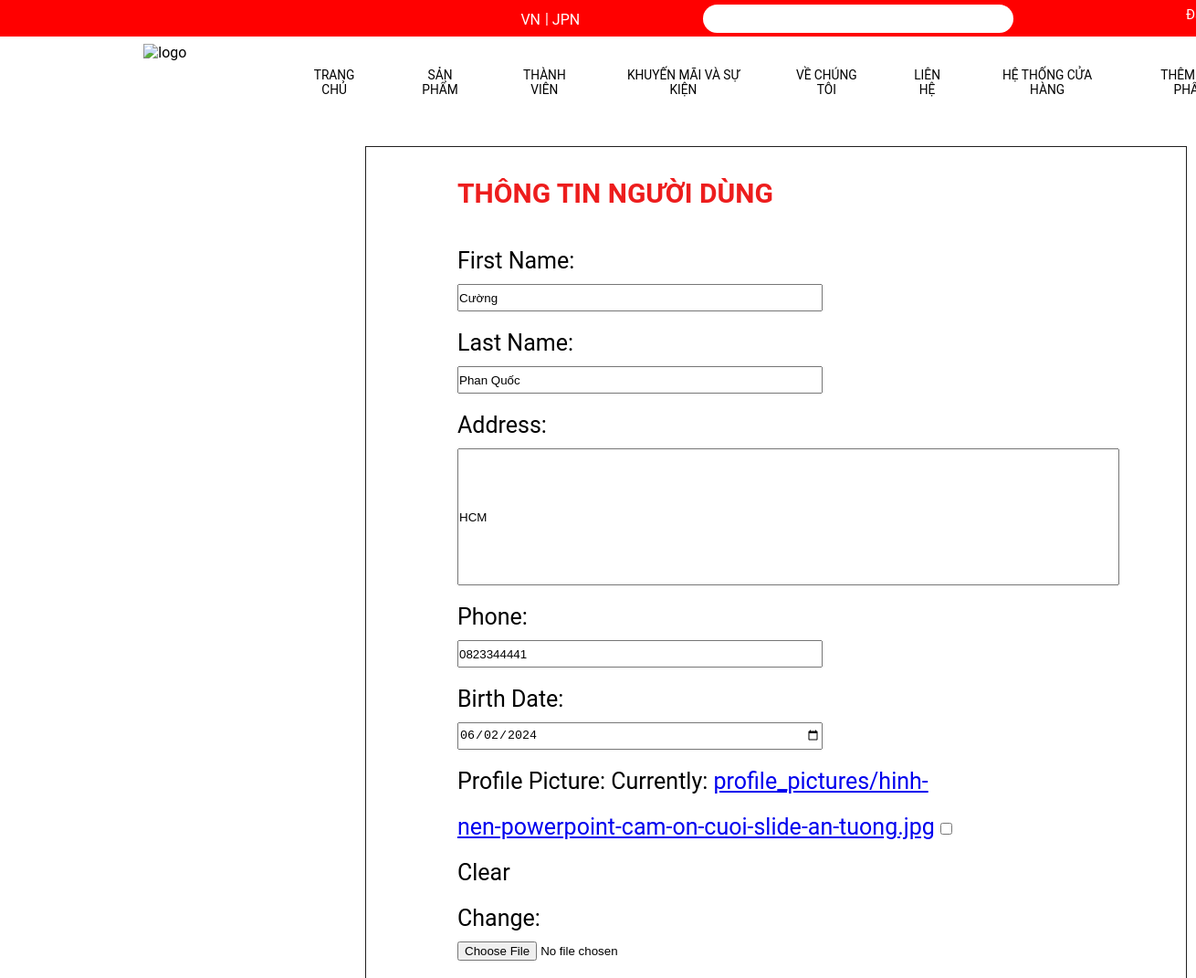
Page /user/ (signed in, upper part) on the earlier database version.
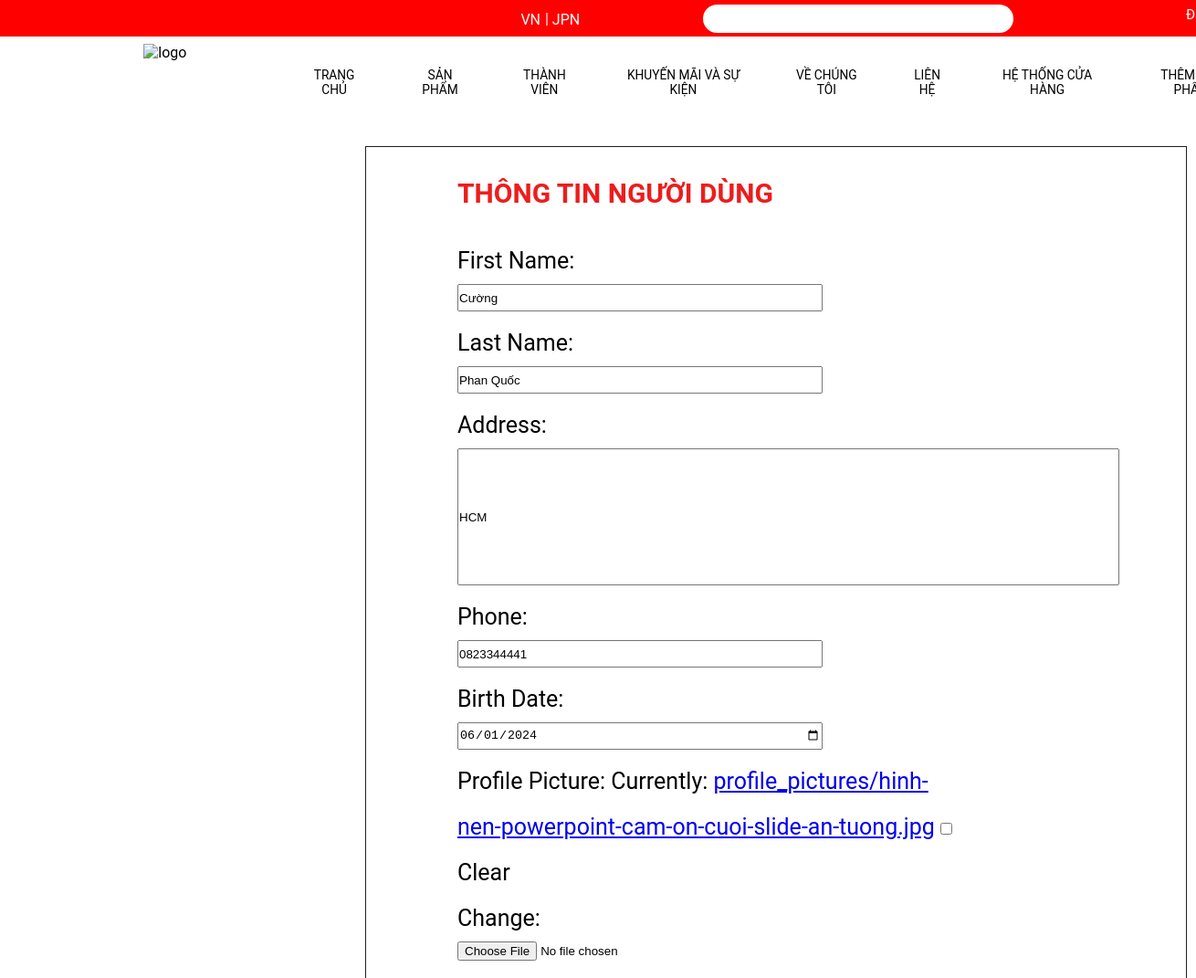
Same page on the later database version.
### my_app/models.py (models this page shows, shortened)
class UserProfile(models.Model):
    user = models.OneToOneField(User, on_delete=models.CASCADE)
    firstname = models.TextField(blank=True)
    lastname = models.TextField(blank=True)
    address = models.TextField(blank=True)
    phone = models.CharField(max_length=10, null=True, blank=True, validators=[validators.RegexValidator(r'^[0-9]*$', 'Phone number must be numeric')])
    birth_date = models.DateField(null=True, blank=True)
    profile_picture = models.ImageField(upload_to='profile_pictures/', null=True, blank=True)

### my_app/views.py (the view)
# urls.py: path('user/',views.user,name='user'),
@login_required
def user(request):
    user_profile = UserProfile.objects.get(user=request.user)
    if request.method == 'POST':
        form = UserProfileForm(request.POST, request.FILES, instance=user_profile)
        if form.is_valid():
            form.save()
            return redirect('user')
    else:
        form = UserProfileForm(instance=user_profile)
    return render(request, 'html/User.html', {'form': form, 'user': request.user})

### my_app/forms.py
class UserProfileForm(forms.ModelForm):
    class Meta:
        model = UserProfile
        fields = ['firstname', 'lastname', 'address', 'phone', 'birth_date', 'profile_picture']
        widgets = {
            'firstname': forms.TextInput(attrs={'class': 'form-control'}),
            'lastname': forms.TextInput(attrs={'class': 'form-control'}),
            'address': forms.TextInput(attrs={'class': 'form-control'}),
            'phone': forms.TextInput(attrs={'class': 'form-control'}),
            'birth_date': forms.DateInput(attrs={'class': 'form-control', 'type': 'date'}),
            'profile_picture': forms.ClearableFileInput(attrs={'class': 'form-control'}),  # Thêm widget cho hình ảnh
        }

### my_app/templates/html/User.html (shortened to what this page needs)
{% extends 'html/base.html' %} {% load static %} {% block form %}
<head>
  <link rel="stylesheet" href="{% static 'assets/User.css' %}" />
</head>
<body>
  <div id="content">
    <h2>Thông tin người dùng</h2>
    <br />
    <form method="POST" enctype="multipart/form-data">
      <div class="form-group">
        <label for="id_firstname">First Name:</label>
        {{ form.firstname }}
      </div>
      <div class="form-group">
        <label for="id_lastname">Last Name:</label>
        {{ form.lastname }}
      </div>
      <div class="form-group">
        <label for="id_address">Address:</label>
        {{ form.address }}
      </div>
      <div class="form-group">
        <label for="id_phone">Phone:</label>
        {{ form.phone }}
      </div>
      <div class="form-group">
        <label for="id_birth_date">Birth Date:</label>
        {{ form.birth_date }}
      </div>
      <div class="form-group">
        <label for="id_profile_picture">Profile Picture:</label>
        {{ form.profile_picture }}
      </div>
    </form>
  </div>
</body>
{% endblock form %}

Differences in the rows shown:
changed UserProfile "Cường": birth_date "06/02/2024" → "06/01/2024"
